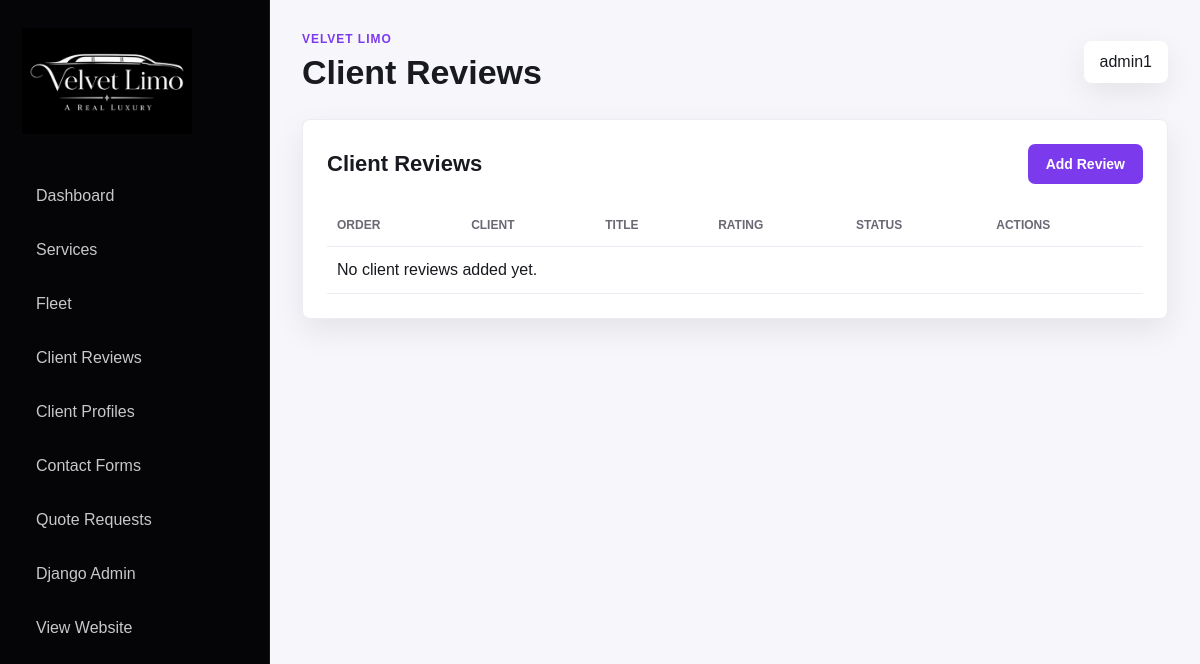
Before: /dashboard/client-reviews/ (signed in) with the older database file.
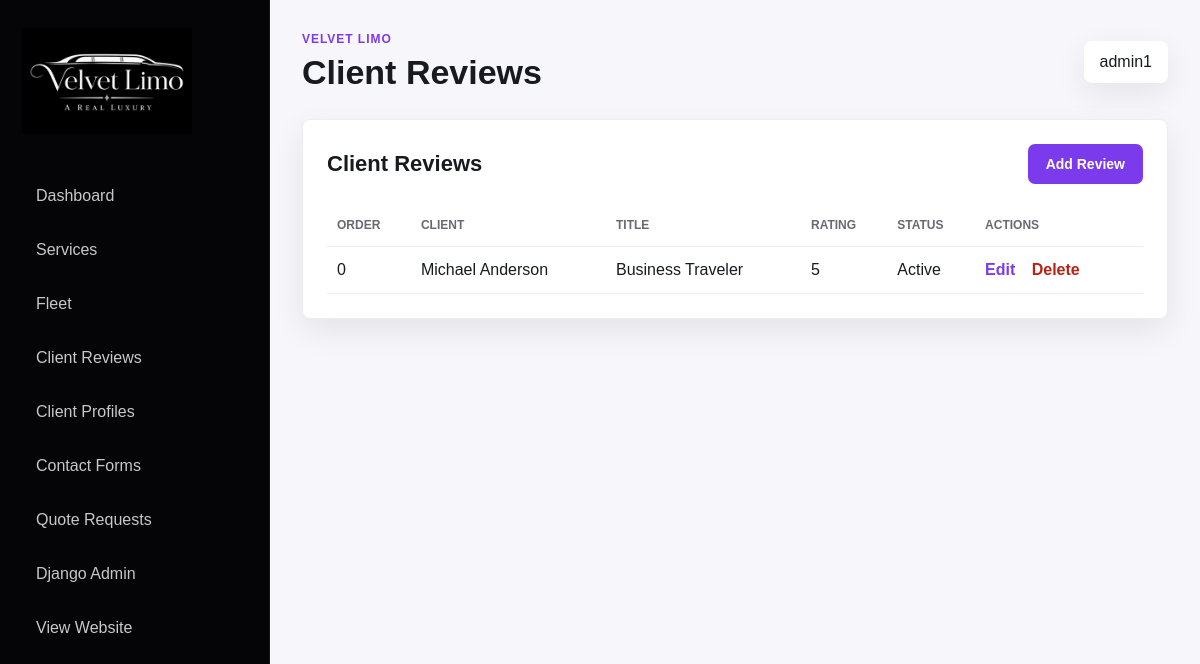
After: the same page with the newer database file.
### pages/models.py (models this page shows, shortened)
class ClientReview(models.Model):
    client_name = models.CharField(max_length=150)
    client_title = models.CharField(max_length=150, blank=True)
    review = models.TextField()
    rating = models.PositiveSmallIntegerField(default=5, validators=[MinValueValidator(1), MaxValueValidator(5)])
    image = models.ImageField(upload_to='reviews/', blank=True, null=True)
    is_active = models.BooleanField(default=True)
    order = models.PositiveIntegerField(default=0)
    created_at = models.DateTimeField(auto_now_add=True)
    updated_at = models.DateTimeField(auto_now=True)
    class Meta:
        ordering = ['order', '-created_at']

### dashboard/views.py (the view)
# urls.py: path('client-reviews/', views.client_review_list, name='dashboard_client_reviews'),
@staff_member_required(login_url='admin:login')
def client_review_list(request):
    reviews = ClientReview.objects.all().order_by('order', '-created_at')
    return render(request, 'dashboard/client_review_list.html', {'reviews': reviews})

### main/context_processors.py (called while the page is built)
def google_maps_api_key(request):
    return {
        'GOOGLE_MAPS_API_KEY': getattr(settings, 'GOOGLE_MAPS_API_KEY', ''),
        'USE_GOOGLE_MAPS_API': getattr(settings, 'USE_GOOGLE_MAPS_API', False),
    }

### templates/dashboard/client_review_list.html
{% extends 'dashboard/base.html' %}
{% block dashboard_title %}Client Reviews{% endblock %}
{% block dashboard_content %}
<section class="dashboard-panel">
	<div class="dashboard-panel-head">
		<h2>Client Reviews</h2>
		<a class="dashboard-button" href="{% url 'dashboard_client_review_add' %}">Add Review</a>
	</div>
	<table class="dashboard-table">
		<thead>
			<tr>
				<th>Order</th>
				<th>Client</th>
				<th>Title</th>
				<th>Rating</th>
				<th>Status</th>
				<th>Actions</th>
			</tr>
		</thead>
		<tbody>
			{% for review in reviews %}
			<tr>
				<td>{{ review.order }}</td>
				<td>{{ review.client_name }}</td>
				<td>{{ review.client_title|default:"-" }}</td>
				<td>{{ review.rating }}</td>
				<td>{% if review.is_active %}Active{% else %}Inactive{% endif %}</td>
				<td>
					<a href="{% url 'dashboard_client_review_edit' review.id %}">Edit</a>
					<a class="dashboard-danger-link" href="{% url 'dashboard_client_review_delete' review.id %}">Delete</a>
				</td>
			</tr>
			{% empty %}
			<tr><td colspan="6">No client reviews added yet.</td></tr>
			{% endfor %}
		</tbody>
	</table>
</section>
{% endblock %}

Changed rows visible on the page:
added ClientReview: order "0", client_name "Michael Anderson", client_title "Business Traveler", rating "5", is_active "Active"
Other visible differences:
text no longer shown: "No client reviews added yet."
